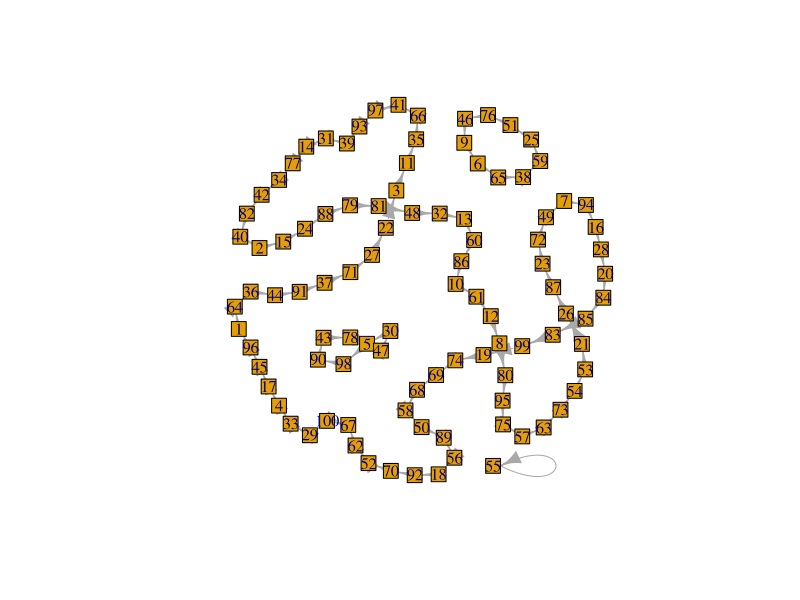
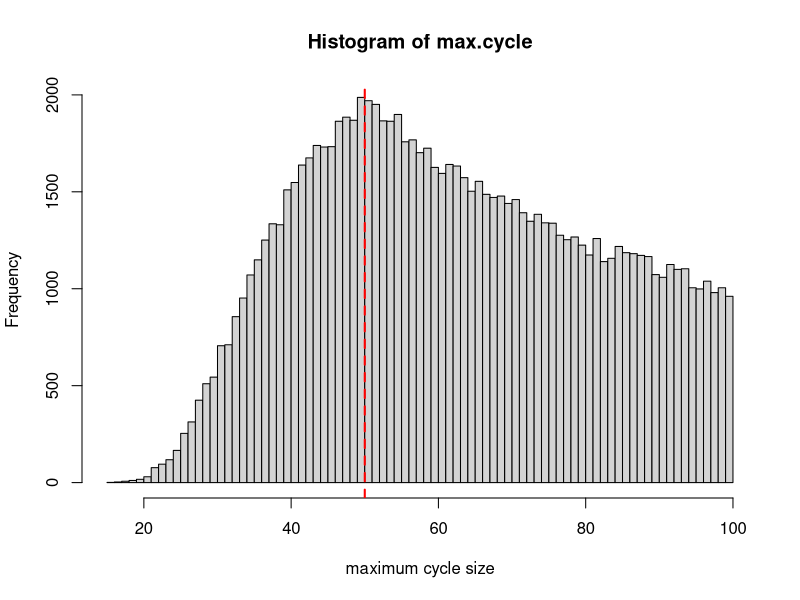

Generate these figures, in order, with R: (Note: a time limit stopped this script after it produced the figures.)
## The 100 prisoners problem is a mathematical problem in probability
## theory and combinatorics. In this problem, 100 numbered prisoners
## must find their own numbers in one of 100 drawers in order to
## survive. The rules state that each prisoner may open only 50
## drawers and cannot communicate with other prisoners. At first
## glance, the situation appears hopeless, but a clever strategy
## offers the prisoners a realistic chance of survival. Danish
## computer scientist Peter Bro Miltersen first proposed the problem
## in 2003.
##
## See more details: https://en.wikipedia.org/wiki/100_prisoners_problem


##------------------------------------------------------------------------
## Define optimal "follow-the-box" strategy: choose box with own
## number, check and then go to next box according to number in the
## last box. Repeat until your number is found or fail if 50 steps
## are exceeded.
## ------------------------------------------------------------------------

followBox <- function(boxes, i) {
    kmax <- length(boxes)/2
    for(k in 1:kmax) {
        if(k==1) {
            next.box <- i  ## start with box with own number
            ##next.box <- sample(100,1)            
        } else {
            next.box <- boxes[last.box]
        }
        if(boxes[next.box]==i) return(TRUE)
        last.box <- next.box
    }
    return(FALSE) ## failed
}

## random choice strategy... not good
randomBox <- function(boxes, i) {
    sel <- sample(100,50)
    opened <- boxes[sel]
    opened
    if(i %in% opened) return(TRUE)
    return(FALSE)
}


##------------------------------------------------------------------------
## Repeat 1000 times the game: each prisoner adheres to the strategy.
##------------------------------------------------------------------------

niter=1000
result <- rep(NA,niter)
for(i in 1:niter) {
    boxes <- sample(100)
    ##game  <- sapply(1:100, function(i) randomBox(boxes, i))
    game  <- sapply(1:100, function(i) followBox(boxes, i))    
    result[i] <- all(game==TRUE)*1
}
mean(result)

##------------------------------------------------------------------------
## What is the probability distribution of maximum ring size?
##------------------------------------------------------------------------
library(igraph)

max.cycle <- c()
for(i in 1:100000) {

    # sample new game with new boxes
    boxes <- sample(100)

    # define links/edges and make the graph
    edges <- mapply(c, 1:100, boxes[1:100])
    G <- igraph::make_graph(as.vector(edges))
    ##plot(G, vertex.size=0.4)    

    # get maximum cycle size
    csize <- max(igraph::components(G)$csize)
    csize    
    max.cycle <- c(max.cycle, csize)
}

## plot example graph
png("graph.png")
plot(G, vertex.shape="square", vertex.size=8, layout=layout_with_fr)
dev.off()

## histogram of max.cycle
png("histogram.png")
hist(max.cycle, breaks=100, xlab="maximum cycle size")
abline(v=50, lty=2, col="red", lwd=2)
dev.off()

##------------------------------------------------------------------------
## What is the probability that the max ring size is 50 or smaller?
##------------------------------------------------------------------------
mean(max.cycle <= 50)


##------------------------------------------------------------------------
## Does the probability of winning depend on the number of prisoners?
## We repeat the same but for different number of prison sizes (psize).
##------------------------------------------------------------------------
niter=1000  ## increase for more accuracy
psizes = c(10,20,50,100,250,500,1000)
all.results <- c()
for(psize in psizes) {
    result <- rep(NA,niter)
    for(i in 1:niter) {
        boxes <- sample(psize)
        ##game  <- sapply(1:100, function(i) randomBox(boxes, i))
        game  <- sapply(1:psize, function(i) followBox(boxes, i))    
        result[i] <- all(game==TRUE)*1
    }
    mean(result)
    all.results <- c(all.results, mean(result))
}
all.results

png("barplot.png")
barplot(all.results, names.arg=paste("P=",psizes),
    main="Winning probability vs prison size",
    ylab = "probability", xlab="prison size")
dev.off()
